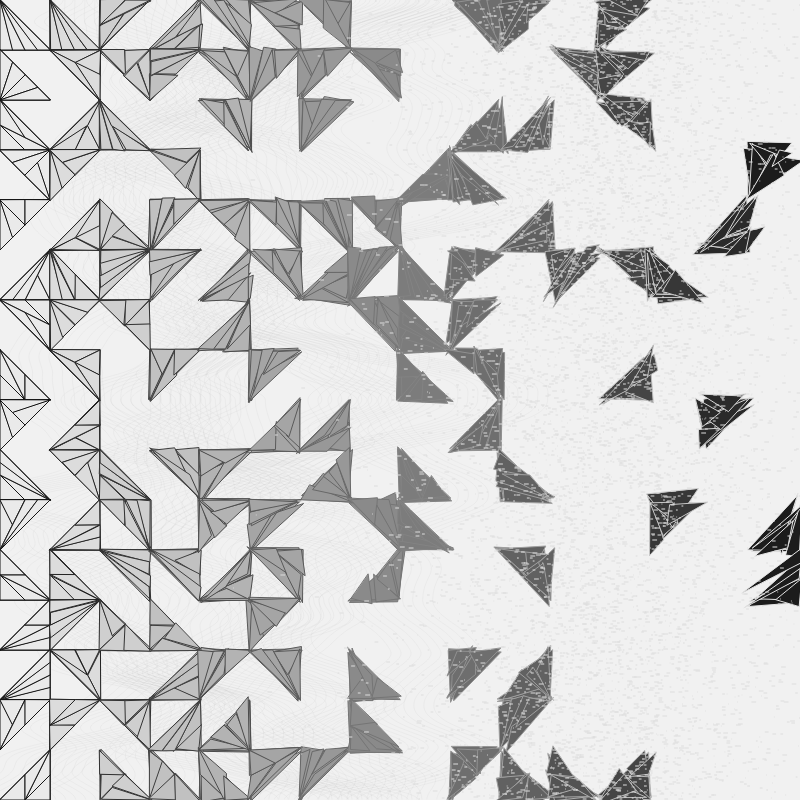
Frame 1 (no input)
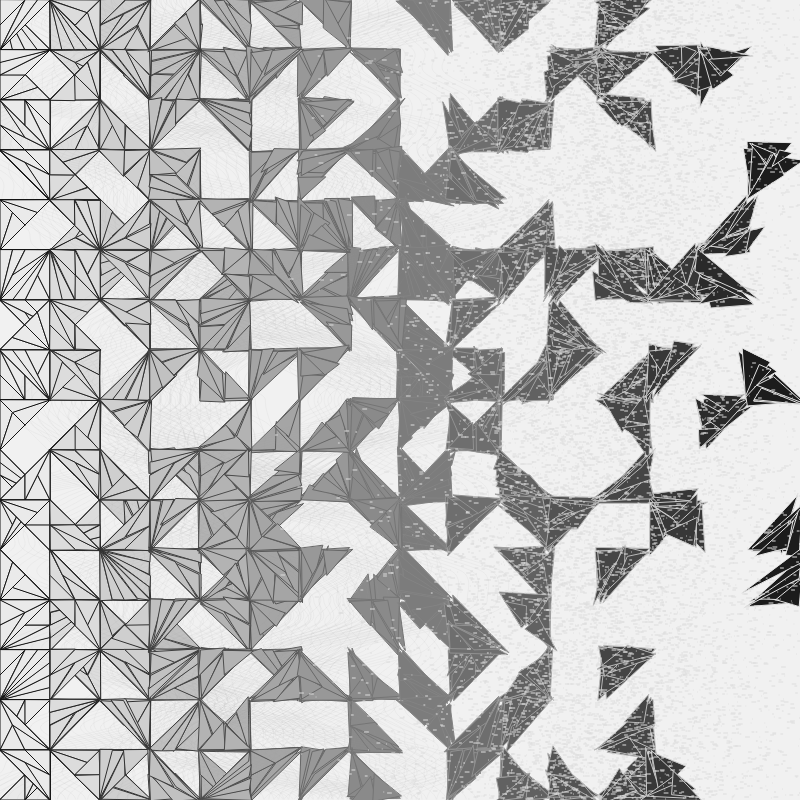
Frame 2 (the mouse pressed at the canvas centre, redrawn once)

The p5.js sketch that drew these frames (run headless with seeded random() and noise() and a simulated clock; the mouse was pressed at the canvas centre and the sketch redrawn once):

// p5.js sketch
// ── sketch.js
// Written by Jake Baker
// "Exploring Randomness with Generative Art"
// @jhbaker_

let area;
let colorFade;
let gaussFade;
const perlinIncrement = .005;
let perlinOffset = 0;
let randomShiftX1;
let randomShiftY1;
let randomShiftX2;
let randomShiftY2;
let randomShiftX3;
let randomShiftY3;
let side;
let xOffset;
let yOffset;

function setup() {
    createCanvas(800, 800);
    background(241);
}

function draw() {
  strokeJoin(ROUND);
  strokeCap(ROUND);

  noFill();
  stroke(151, 20);

  // Perlin noise texture in the left background
  for (let increment = 0; increment < 10; increment++) {
    for (let i = 0; i < 10; i++) {
      beginShape();
      for (let y = 0; y < height; y++) {
        let x = noise(perlinOffset)*width;
        vertex(x + i*10 - width/4, y);
        perlinOffset += perlinIncrement;
      }
      perlinOffset -= perlinIncrement*height;
      endShape();
      }
    perlinOffset += 10000;
  }

  stroke(151);
  fill(201);

  for (let xOff = 0; xOff < width; xOff += 50) {
    for (let yOff = 0; yOff < height; yOff += 50) {

      // As we move to the right, the likelihood that we skip an iteration increases.
      if ( random(100) < (xOff / width) * 100 ) { continue; };

      // Uniform distribution
      side = Math.floor(random(1,5));
      switch(side) {
        case 1:

          // bottom left triangles
          splitTriangle(
            xOff, yOff,
            xOff, yOff + 50,
            xOff + 50, yOff + 50,
            xOff
          );
          break;

        case 2:

          // top right triangles
          splitTriangle(
            xOff, yOff,
            xOff + 50, yOff,
            xOff + 50, yOff + 50,
            xOff
          );
          break;

        case 3:

          // bottom right triangles
          splitTriangle(
            xOff, yOff + 50,
            xOff + 50, yOff + 50,
            xOff + 50, yOff,
            xOff
          );
          break;

        case 4:

          // top left triangles
          splitTriangle(
            xOff, yOff,
            xOff, yOff + 50,
            xOff + 50, yOff,
            xOff
          );
          break;

        default:
          break;
      }
    }
  }

  // Gaussian texture in the right foreground
  stroke(221);
  for(let i = 0; i < 10; i++) {
    for (let y = 0; y < height; y++) {
      let x = randomGaussian(width*3/4, 100);
      line(x, y, x + Math.floor(random(5)), y);
    }
  }

  noLoop();
}

function splitTriangle(x1, y1, x2, y2, x3, y3, fade) {
  area = Math.abs((x1*(y2-y3)+x2*(y3-y1)+x3*(y1-y2))/2);

  // Introduce color fade
  colorFade = map(fade, 0, width, 21, 241);
  fill(color(255-colorFade));
  stroke(color(colorFade));

  // Introduce shift
  gaussFade = map(fade, 0, width, 0, 5);
  randomShiftX1 = randomGaussian(0, gaussFade);
  randomShiftY1 = randomGaussian(0, gaussFade);
  randomShiftX2 = randomGaussian(0, gaussFade);
  randomShiftY2 = randomGaussian(0, gaussFade);
  randomShiftX3 = randomGaussian(0, gaussFade);
  randomShiftY3 = randomGaussian(0, gaussFade);

  if (area > 200) {
    triangle(
      x1 + randomShiftX1, y1 + randomShiftY1,
      x2 + randomShiftX2, y2 + randomShiftY2,
      x3 + randomShiftX3, y3 + randomShiftY3
    );
    side = Math.floor(random(1,4));
    switch(side) {
      case 1:
        splitTriangle(x1, y1, x2, y2, (x2+x3)/2, (y2+y3)/2, fade);
        splitTriangle(x1, y1, (x2+x3)/2, (y2+y3)/2, x3, y3, fade);
        break;
      case 2:
        splitTriangle(x1, y1, x2, y2, (x1+x3)/2, (y1+y3)/2, fade);
        splitTriangle((x1+x3)/2, (y1+y3)/2, x2, y2, x3, y3, fade);
        break;
      case 3:
        splitTriangle((x1+x2)/2, (y1+y2)/2, x2, y2, x3, y3, fade);
        splitTriangle(x1, y1, (x1+x2)/2, (y1+y2)/2, x3, y3, fade);
        break;
      default:
        break;
    }
  }
}
